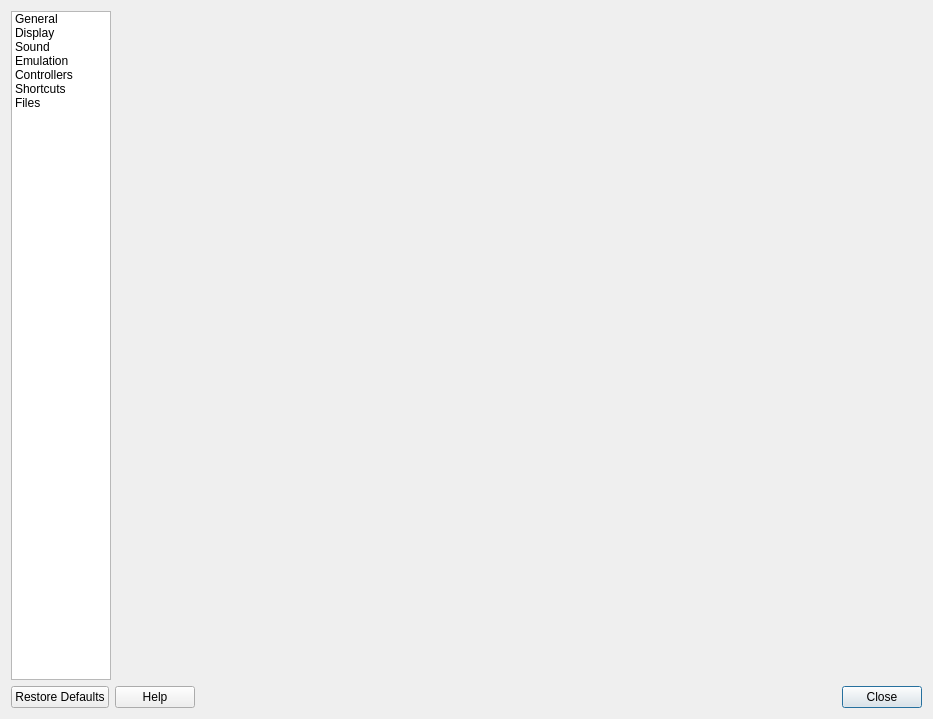
<?xml version="1.0" encoding="UTF-8"?>
<ui version="4.0">
 <class>EmuSettingsWindow</class>
 <widget class="QDialog" name="EmuSettingsWindow">
  <property name="geometry">
   <rect>
    <x>0</x>
    <y>0</y>
    <width>933</width>
    <height>719</height>
   </rect>
  </property>
  <property name="focusPolicy">
   <enum>Qt::NoFocus</enum>
  </property>
  <property name="windowTitle">
   <string>Settings</string>
  </property>
  <layout class="QVBoxLayout" name="verticalLayout">
   <item>
    <layout class="QHBoxLayout" name="horizontalLayout_2">
     <item>
      <widget class="QListWidget" name="panelList">
       <property name="sizePolicy">
        <sizepolicy hsizetype="Preferred" vsizetype="Expanding">
         <horstretch>0</horstretch>
         <verstretch>0</verstretch>
        </sizepolicy>
       </property>
       <property name="sizeAdjustPolicy">
        <enum>QAbstractScrollArea::AdjustToContents</enum>
       </property>
       <property name="resizeMode">
        <enum>QListView::Fixed</enum>
       </property>
       <item>
        <property name="text">
         <string>General</string>
        </property>
        <property name="icon">
         <iconset resource="resources/snes9x.qrc">
          <normaloff>:/icons/blackicons/settings.svg</normaloff>:/icons/blackicons/settings.svg</iconset>
        </property>
       </item>
       <item>
        <property name="text">
         <string>Display</string>
        </property>
        <property name="icon">
         <iconset resource="resources/snes9x.qrc">
          <normaloff>:/icons/blackicons/display.svg</normaloff>:/icons/blackicons/display.svg</iconset>
        </property>
       </item>
       <item>
        <property name="text">
         <string>Sound</string>
        </property>
        <property name="icon">
         <iconset resource="resources/snes9x.qrc">
          <normaloff>:/icons/blackicons/sound.svg</normaloff>:/icons/blackicons/sound.svg</iconset>
        </property>
       </item>
       <item>
        <property name="text">
         <string>Emulation</string>
        </property>
        <property name="icon">
         <iconset resource="resources/snes9x.qrc">
          <normaloff>:/icons/blackicons/emulation.svg</normaloff>:/icons/blackicons/emulation.svg</iconset>
        </property>
       </item>
       <item>
        <property name="text">
         <string>Controllers</string>
        </property>
        <property name="icon">
         <iconset resource="resources/snes9x.qrc">
          <normaloff>:/icons/blackicons/joypad.svg</normaloff>:/icons/blackicons/joypad.svg</iconset>
        </property>
       </item>
       <item>
        <property name="text">
         <string>Shortcuts</string>
        </property>
        <property name="icon">
         <iconset resource="resources/snes9x.qrc">
          <normaloff>:/icons/blackicons/keyboard.svg</normaloff>:/icons/blackicons/keyboard.svg</iconset>
        </property>
       </item>
       <item>
        <property name="text">
         <string>Files</string>
        </property>
        <property name="icon">
         <iconset resource="resources/snes9x.qrc">
          <normaloff>:/icons/blackicons/folders.svg</normaloff>:/icons/blackicons/folders.svg</iconset>
        </property>
       </item>
      </widget>
     </item>
     <item>
      <widget class="QStackedWidget" name="stackedWidget">
       <property name="sizePolicy">
        <sizepolicy hsizetype="Expanding" vsizetype="Preferred">
         <horstretch>0</horstretch>
         <verstretch>0</verstretch>
        </sizepolicy>
       </property>
      </widget>
     </item>
    </layout>
   </item>
   <item>
    <layout class="QHBoxLayout" name="horizontalLayout">
     <item>
      <widget class="QPushButton" name="defaultsButton">
       <property name="focusPolicy">
        <enum>Qt::TabFocus</enum>
       </property>
       <property name="toolTip">
        <string>Restore all settings on the current page to their default values.</string>
       </property>
       <property name="whatsThis">
        <string>Restore all settings on the current page to their default values.</string>
       </property>
       <property name="text">
        <string>Restore Defaults</string>
       </property>
       <property name="icon">
        <iconset theme="view-refresh">
         <normaloff>.</normaloff>.</iconset>
       </property>
       <property name="autoDefault">
        <bool>false</bool>
       </property>
      </widget>
     </item>
     <item>
      <widget class="QPushButton" name="pushButton_help">
       <property name="toolTip">
        <string>Click on a setting to find out more info.</string>
       </property>
       <property name="text">
        <string>Help</string>
       </property>
       <property name="autoDefault">
        <bool>false</bool>
       </property>
      </widget>
     </item>
     <item>
      <spacer name="horizontalSpacer">
       <property name="orientation">
        <enum>Qt::Horizontal</enum>
       </property>
       <property name="sizeHint" stdset="0">
        <size>
         <width>40</width>
         <height>20</height>
        </size>
       </property>
      </spacer>
     </item>
     <item>
      <widget class="QPushButton" name="closeButton">
       <property name="text">
        <string>Close</string>
       </property>
       <property name="icon">
        <iconset theme="window-close">
         <normaloff>.</normaloff>.</iconset>
       </property>
      </widget>
     </item>
    </layout>
   </item>
  </layout>
 </widget>
 <resources>
  <include location="resources/snes9x.qrc"/>
 </resources>
 <connections/>
</ui>
